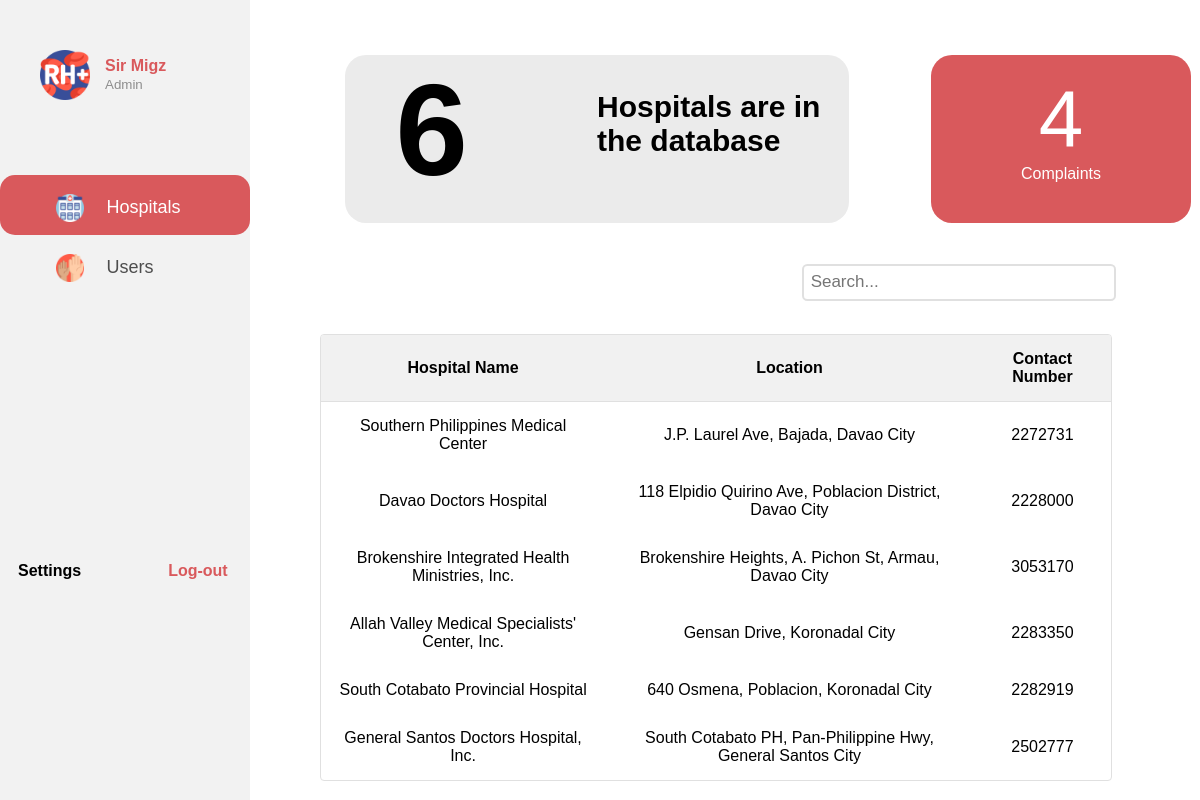
/admin-dashboard-hospital.php (signed in), run on the app's committed database.
### tables this page shows
CREATE TABLE `hospital` (
  `Hospital_ID` int(11) NOT NULL,
  `Hospital_Name` varchar(50) NOT NULL,
  `Hospital_Address` text NOT NULL,
  `Hospital_Contact_Number` int(7) NOT NULL,
  `Hospital_Password` varchar(15) NOT NULL,
  `Hospital_Email_Address` varchar(50) NOT NULL
);

### admin-dashboard-hospital.php (the view, shortened to what this page needs)
<?php
  if(isset($_SESSION['Admin_Name']) && isset($_SESSION['Admin_ID'])){
?>
<!DOCTYPE html>
<html>
<head>
</head>
<body>
  <div class="sidenav">
    <div class="float-container">
        <div class="float-child">
           <div class="icon"><img src="icons/Hospital-Dashboard-Menu/rh-.png"></div>
        </div>
        <div class="float-child">
          <div class="prof-text">
            <p><b><?php echo $_SESSION['Admin_Name']?></b></p>
            <small>Admin</small>
          </div>
        </div>
    </div>
    <div class="menu">
      <div class="dashboard">
        <a href="#" id="first-sidebar" class="a"><img src="icons/menu/medical-center.png">Hospitals</a>
      </div>
      <div class="request">
        <a href="admin-dashboard-users.php" class="a"><img src="icons/menu/volunteer.png">Users</a>
      </div>
      <div class="sidebar-bottom">
        <table>
          <th><a href="#">Settings</a></th>
          <th><a href="logout.php" id="log-out">Log-out</a></th>
        </table>
      </div>
    </div>
  </div>
  <div class="header">
    <table>
      <tr>
        <td>
          <div class="totalhospitals row">
            <div class="column">
               <?php
                $conn = mysqli_connect("localhost","root","","blood_donation_sys");
                $sql = "SELECT * FROM hospital";
                if ($result=mysqli_query($conn,$sql)) {
                     $rowcount=mysqli_num_rows($result);
                    echo "<b><h2 id='total-hospital-number'>".$rowcount."</h2></b>";
                }
            ?>
            </div>
            <div class="column" style="margin-top: 35px">
              <b><p id="text-right" style ="font-size: 30px">Hospitals are in the database</p></b>
            </div>
          </div>
        </td>
        <td>
          <div class="total-outgoing">
            <br>
            <p id="total-complaints-number">4</p>
            <p style="color: white">Complaints</p>
          </div>
        </td>
      </tr>
    </table>
  </div>
  <div class="table-header">
    <table>
      <th><h2> Hospitals</h2></th>
      <th id="search-box"><input type="text" placeholder="Search..."></th>
    </table>
  </div>
  <div class="content">
    <table class="table-content" style="width: 90%">
      <tr>
        <th>Hospital Name</th>
        <th>Location</th>
        <th>Contact Number</th>
      </tr>
        <?php
        $conn = mysqli_connect("localhost","root","","blood_donation_sys");
        $sql = "SELECT Hospital_Name,
        Hospital_Address, Hospital_Contact_Number FROM hospital";
        $result = $conn->query($sql);
        if($result->num_rows>0){
          while($row=$result->fetch_assoc()){
            echo "<tr><td>".$row["Hospital_Name"]."</td><td>".$row["Hospital_Address"]."</td><td>".$row["Hospital_Contact_Number"]."</td></tr>";
          }
          echo"</table>";
        }
        else{
          echo "0 result";
        }
        ?>
  </div>
</body>
</html>
<?php
}else{
  send_alert_error("Session Invalid");
}
?>

### admin-dashboard-hospital.php (style rules this page uses)
* { padding: 0; margin: 0; }
body { font-family: sans-serif; font-size: 16px; }
.sidenav { height: 100%; width: 15.625em; position: fixed; background-color: #F2F2F2; left: 0; top: 0; overflow-x: hidden; padding-top: 1.25em; font-family: sans-serif; }
.menu { padding-top: 2em; }
.menu img { width: 15%; padding-right: 1.25em; vertical-align: middle; }
.profile tr, td { padding-right: 100px; }
.a { padding: 1.0625em 0.5em 0.75em 3.125em; text-decoration: none; font-size: 1.125em; color: #4D4D4D; display: block; }
.content { padding-top: 1.25em; padding-left: 20em; }
.dashboard { box-sizing: border-box; background-color: #D9595C; border-style: none; border-color: #D9595C; border-width: 0.0125em; border-radius: 0.9375em; }
.dashboard a { color:white; }
.sidebar-bottom { position: absolute; top: 35em; left: 1em; }
.sidebar-bottom a { text-decoration: none; color: black; }
#log-out { padding-left: 5.3125em; color: #D9595C; }
.float-container { padding-top: 20px; padding-left: 30px; padding-bottom: 50px; }
.icon { width: 25%; float: left; padding: 10px ; }
.icon img { width: 90%; }
.prof-text { padding-top: 17px; padding-left: 0px; }
.prof-text b { color: #D9595C; }
.prof-text small { color: #8D8D8D; }
.header { padding-top: 40px; padding-left: 330px; }
.header table { border-collapse: collapse; }
.totalhospitals { height: 168px; width: 504px; background-color: #EBEBEB; border-style: none; border-radius: 21px; color: black; content: ""; display: table; clear: both; }
.total-outgoing { text-align: center; margin-left: 20%; height: 168px; color: #921115; width: 260px; background-color: #D9595C; border-style: none; border-radius: 21px; }
#total-hospital-number { display: block; position: relative; font-size: 130px; bottom: 260%; left: 20%; }
#total-complaints-number { color:white; font-size: 80px; }
.table-header { padding-top: 1.5em; padding-bottom: 20px; }
#search-box { position: absolute; right: 10em; }
.table-header input[type=text] { font-size: 1.0625em; color: #2C2C2C; padding: 0.375em 0.375em 0.375em 0.375em; border-width: 2px; border-style: solid; border-radius: 0.3125em; border-color: #E0E0E0; width: 125%; }
table.table-content { border: 0.0625em solid #E0E0E0; border-radius: 0.25em; border-collapse: separate; border-spacing: 0; text-align: center; }
table.table-content th { background-color: #F1F1F1; }
table.table-content th:first-child { border-radius: 0.1875em 0 0 0; }
table.table-content th:last-child { border-radius: 0 0.1875em 0 0; }
table.table-content th, td { border-bottom: 0.0625em solid #E0E0E0; padding: 0.9375em; }
td:not(.table-content) { border-bottom: none; }
.row:after { content: ""; display: table; clear: both; }
.column { float: left; width: 50%; }

### data on the page
hospital: Hospital_Name "Southern Philippines Medical Center", Hospital_Address "J.P. Laurel Ave, Bajada, Davao City", Hospital_Contact_Number "2272731"
hospital: Hospital_Name "Davao Doctors Hospital", Hospital_Address "118 Elpidio Quirino Ave, Poblacion District, Davao City", Hospital_Contact_Number "2228000"
hospital: Hospital_Name "Brokenshire Integrated Health Ministries, Inc.", Hospital_Address "Brokenshire Heights, A. Pichon St, Armau, Davao City", Hospital_Contact_Number "3053170"
hospital: Hospital_Name "Allah Valley Medical Specialists' Center, Inc.", Hospital_Address "Gensan Drive, Koronadal City", Hospital_Contact_Number "2283350"
hospital: Hospital_Name "South Cotabato Provincial Hospital", Hospital_Address "640 Osmena, Poblacion, Koronadal City", Hospital_Contact_Number "2282919"
hospital: Hospital_Name "General Santos Doctors Hospital, Inc.", Hospital_Address "South Cotabato PH, Pan-Philippine Hwy, General Santos City", Hospital_Contact_Number "2502777"

### other printed values
$_SESSION['Admin_Name'] "Sir Migz"
$rowcount "6"
